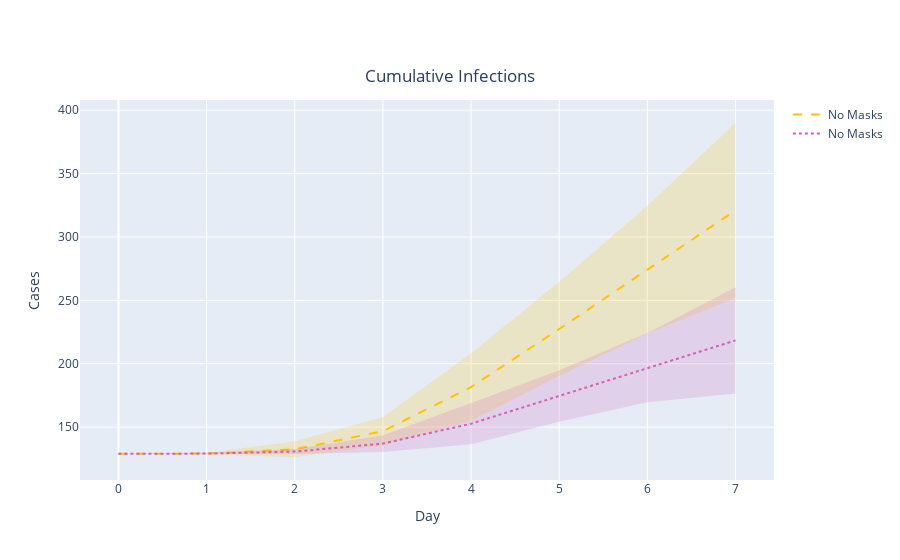

The code cell stored with this chart in its notebook:
### Code cell
# Figure: Cumulative Infections - Mask Use vs. No Masks

fig = go.Figure([
    go.Scatter( # Default
        x=default_scen_cum_inf['dates'].tolist(),
        y=default_scen_cum_inf['cum_infections'].tolist(),
        line=dict(color='rgb(255,193,7)', dash = 'dash'),
        mode='lines',
        name="No Masks",
        showlegend=True
    ),
    go.Scatter( # Default confidence interval
        x=default_scen_cum_inf['dates'].tolist()+default_scen_cum_inf['dates'].tolist()[::-1], # x, then x reversed
        y=default_scen_cum_inf['cum_infections_high'].tolist()+default_scen_cum_inf['cum_infections_low'].tolist()[::-1], # upper, then lower reversed
        fill='toself',
        fillcolor='rgba(255,193,7,0.2)',
        line=dict(color='rgba(255,255,255,0)'),
        hoverinfo="skip",
        #name = '95% Confidence Interval',
        showlegend=False
    ),
    go.Scatter( # Masks
        x=mask_scen_cum_inf['dates'].tolist(),
        y=mask_scen_cum_inf['cum_infections'].tolist(),
        line=dict(color='rgb(211,95,183)', dash = 'dot'),
        mode='lines',
        name="No Masks",
        showlegend=True
    ),
    go.Scatter( # Masks confidence interval
        x=mask_scen_cum_inf['dates'].tolist()+mask_scen_cum_inf['dates'].tolist()[::-1], # x, then x reversed
        y=mask_scen_cum_inf['cum_infections_high'].tolist()+mask_scen_cum_inf['cum_infections_low'].tolist()[::-1], # upper, then lower reversed
        fill='toself',
        fillcolor='rgba(211,95,183,0.2)',
        line=dict(color='rgba(255,255,255,0)'),
        hoverinfo="skip",
        #name = '95% Confidence Interval',
        showlegend=False
    )
])

fig.update_layout(
    title_text='Cumulative Infections', title_x=0.5, title_y=0.875,
    xaxis_title="Day",
    yaxis_title="Cases"
)

fig.show()

### Figure 1 — Plotly figure (JSON) as saved in the notebook; plotly's stock layout.template omitted (floating-point values rounded to 4 significant figures)
{"data": [{"line": {"color": "rgb(255,193,7)", "dash": "dash"}, "mode": "lines", "name": "No Masks", "showlegend": true, "type": "scatter", "x": [0, 1, 2, 3, 4, 5, 6, 7], "y": [129, 129.1, 132.5, 146.8, 181.6, 227.4, 274.2, 321]}, {"fill": "toself", "fillcolor": "rgba(255,193,7,0.2)", "hoverinfo": "skip", "line": {"color": "rgba(255,255,255,0)"}, "showlegend": false, "type": "scatter", "x": [0, 1, 2, 3, 4, 5, 6, 7, 7, 6, 5, 4, 3, 2, 1, 0], "y": [129, 129.7, 138.8, 158, 208.3, 264.6, 324.5, 390.1, 251.9, 223.9, 190.2, 154.9, 135.6, 126.2, 128.5, 129]}, {"line": {"color": "rgb(211,95,183)", "dash": "dot"}, "mode": "lines", "name": "No Masks", "showlegend": true, "type": "scatter", "x": [0, 1, 2, 3, 4, 5, 6, 7], "y": [129, 129.1, 130.7, 137, 152.7, 174.5, 196.9, 218.4]}, {"fill": "toself", "fillcolor": "rgba(211,95,183,0.2)", "hoverinfo": "skip", "line": {"color": "rgba(255,255,255,0)"}, "showlegend": false, "type": "scatter", "x": [0, 1, 2, 3, 4, 5, 6, 7, 7, 6, 5, 4, 3, 2, 1, 0], "y": [129, 129.7, 132.7, 143.6, 168.9, 194.8, 224.3, 260.3, 176.5, 169.5, 154.2, 136.5, 130.4, 128.7, 128.5, 129]}], "layout": {"title": {"text": "Cumulative Infections", "x": 0.5, "y": 0.875}, "xaxis": {"title": {"text": "Day"}}, "yaxis": {"title": {"text": "Cases"}}}}
